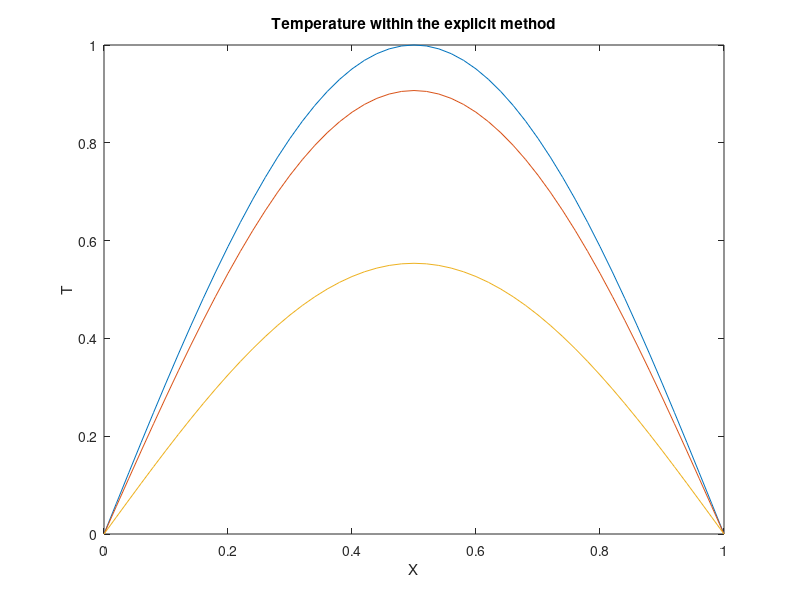
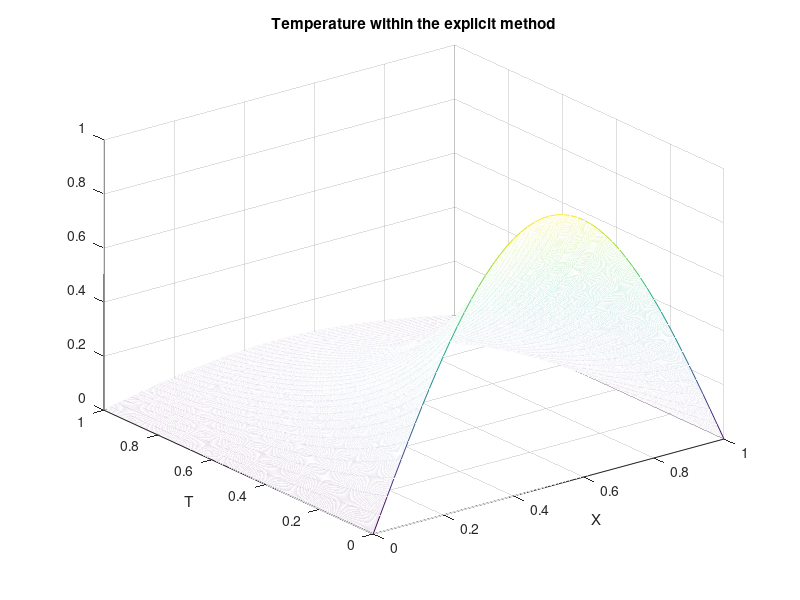

The MATLAB source for these figures, in order:
%du/dt = Dd2u/dx2

%using forward euler equation for dudt and central differencing for d2udx2

%Heat Difussion in one dimensional wire using explicit schemes

%Range of space and time
clear

L=1.; %Length of wire
T=1.;  %Final time

Tstep = 2500; %Time descretisation
dt=T/Tstep; %Time difference

n=50; %spatial descretisation
dx=L/n; 
cond = 1/4;   %conductivity
b=2.*cond*dt/(dx*dx);  %stability parameter (b=<1)

%initial temperature of the wire: a sinus (initialisation)

for i= 1:n+1
    x(i)=(i-1)*dx;
    u(i,1)=sin(pi*x(i));
end

%temperature at the boundary(T=0)
for k=1:Tstep+1
    u(1,k) = 0.;
    u(n+1,k)=0.;
    time(k)=(k-1)*dt;
end

%implementation of explicit method

for k=1:Tstep %time loop
    for i=2:n  %spaceloop
        u(i,k+1)=u(i,k)+0.5*b*(u(i-1,k)+u(i+1,k)-2.*u(i,k));
    end
end

figure(1)
plot(x,u(:,1),'-',x,u(:,100),'-',x,u(:,600),'-');
title('Temperature within the explicit method')
xlabel('X')
ylabel('T')


figure(2)
mesh(x,time,u')
title('Temperature within the explicit method')
xlabel('X')
ylabel('T')


    


